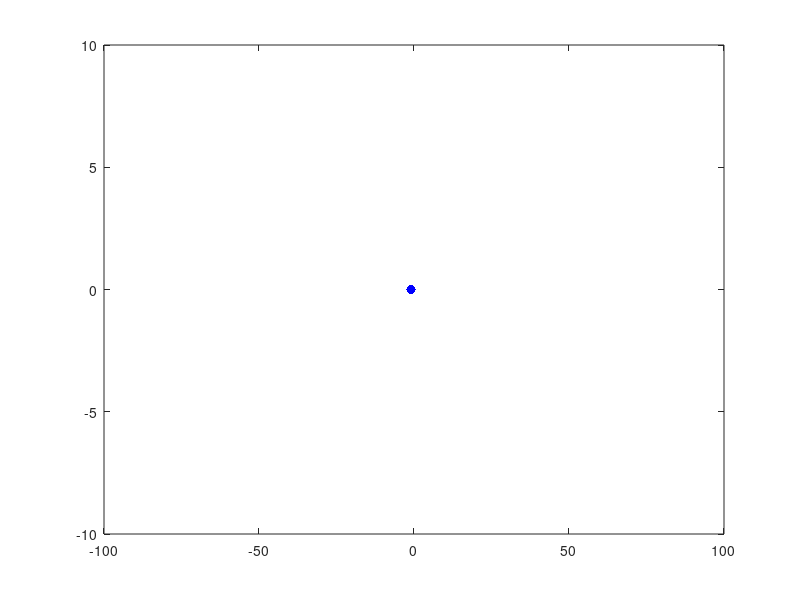

MATLAB code to generate this figure:
function M = save_animation2()
close all
x0 = -100;
y0 = 0;

for idx = 1:100
    
    cla;
    
    plot(x0,y0,'b.','MarkerSize',20)
    hold on
    
    x0 = x0 + 1;
    y0 = 0;
    
    axis([-100 100 -10 10])

    drawnow
    
    %%%%Add this to your code
    M(idx) = getframe;
    
end
